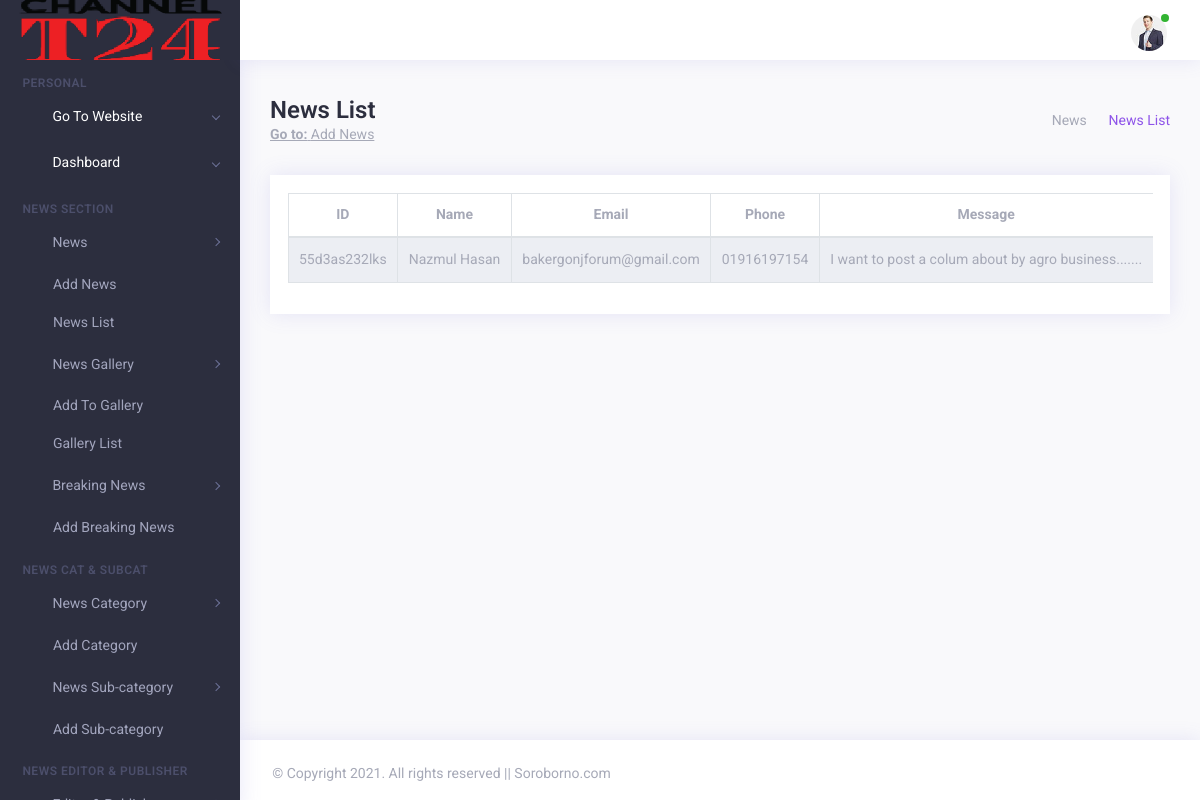
The page /ap/visitor/msg/list/ (signed in) on the database its author committed.
### adminPanel/models.py (models this page shows, shortened)
class SiteLogo(models.Model):
    logo = models.ImageField(upload_to="logos")
    added_at = models.DateField(auto_now_add=True)

class Message(models.Model):
    name = models.CharField(max_length=255)
    email = models.CharField(max_length=255)
    phone = models.CharField(max_length=255)
    msg = models.TextField()

### adminPanel/views.py (the view)
# urls.py: re_path(r'^ap/visitor/msg/list/$', views.ap_VisitorMsgList, name="apVisitorMessageList"),
@login_required(login_url='/ap/login/register')
def ap_VisitorMsgList(request):
    msg_list = Message.objects.all()
    userProfile = UserProfile.objects.filter(user=request.user).first()
    site_logo = SiteLogo.objects.filter().order_by('-pk').first()
    context = {
        'msg_list' : msg_list,
        'userProfile': userProfile,
        'site_logo': site_logo,
    }
    return render(request, "back-end/admin_panel/msg_list.html", context)

### core/templates/back-end/admin_panel/msg_list.html (shortened to what this page needs)
{% extends 'back-end/admin_panel/index.html' %}
{% load static %}
{% block main-block %}
<div class="app-main" id="main">
    <div class="container-fluid">
        <div class="row">
            <div class="col-xl-3"></div>
            <div class="col-xl-6">
            </div>
            <div class="col-xl-3"></div>
        </div>
        <div class="row">
            <div class="col-md-12 m-b-30">
                <div class="d-block d-sm-flex flex-nowrap align-items-center">
                    <div class="page-title mb-2 mb-sm-0">
                        <h1>News List</h1> <span style="text-decoration: underline;"><a href="/ap/add/news"><strong>Go to:</strong> Add News</a></span>
                    </div>
                    <div class="ml-auto d-flex align-items-center">
                        <nav>
                            <ol class="breadcrumb p-0 m-b-0">
                                <li class="breadcrumb-item">
                                    <a href="index.html"><i class="ti ti-home"></i></a>
                                </li>
                                <li class="breadcrumb-item">
                                    News
                                </li>
                                <li class="breadcrumb-item active text-primary" aria-current="page">News List</li>
                            </ol>
                        </nav>
                    </div>
                </div>
            </div>
        </div>
        <div class="row">
            <div class="col-lg-12">
                <div class="card card-statistics">
                    <div class="card-body">
                        <div class="datatable-wrapper table-responsive">
                            <table id="datatable" class="display compact table table-striped table-bordered">
                                <thead>
                                <tr>
                                    <th class="text-center">ID</th>
                                    <th class="text-center">Name</th>
                                    <th class="text-center">Email</th>
                                    <th class="text-center">Phone</th>
                                    <th class="text-center">Message</th>
                                </tr>
                                </thead>
                                <tbody>
                                {% if msg_list %}
                                {% for msg in msg_list %}
                                <tr>
                                    <td class="text-center">55d{{msg.pk}}as232lks</td>
                                    <td class="text-center">{{msg.name}}</td>
                                    <td class="text-center">{{msg.email}}</td>
                                    <td class="text-center">{{msg.phone}}</td>
                                    <td class="text-center">{{msg.msg}}</td>
                                </tr>
                                {% endfor %}
                                {% else %}
                                <h3>No Message found!</h3>
                                {% endif %}
                                </tbody>
                            </table>
                        </div>
                    </div>
                </div>
            </div>
        </div>
    </div>
</div>
{% endblock %}

### core/templates/back-end/admin_panel/index.html (shortened to what this page needs)
{% load static %}
<!DOCTYPE html>
<html lang="en">
<head>
    <link rel="stylesheet" type="text/css" href="{% static 'back-end/adminPanel/assets/css/vendors.css' %}" />
    <link rel="stylesheet" type="text/css" href="{% static 'back-end/adminPanel/assets/css/style.css' %}" />
</head>
<body>
    <div class="app">
        <div class="app-wrap">
            <header class="app-header top-bar">
                <nav class="navbar navbar-expand-md">
                    <div class="navbar-header d-flex align-items-center">
                        <a class="navbar-brand" href="/ap/home">
                            {% if site_logo %}
                            <img src="{{site_logo.logo.url}}" width="100%;" style="position: relative; left: -10px; " alt="loader">
                            {% else %}
                            <img src="{% static 'back-end/adminPanel/assets/img/loader/loader.svg' %}" alt="loader">
                            {% endif %}
                        </a>
                    </div>
                    <div class="collapse navbar-collapse" id="navbarSupportedContent">
                        <div class="navigation d-flex">
                            <ul class="navbar-nav nav-left">
                                <li class="nav-item">
                                    <a href="javascript:void(0)" class="nav-link sidebar-toggle">
                                        <i class="ti ti-align-right"></i>
                                    </a>
                                </li>
                                <li class="nav-item full-screen d-none d-lg-block" id="btnFullscreen">
                                    <a href="javascript:void(0)" class="nav-link expand">
                                    </a>
                                </li>
                            </ul>
                            <ul class="navbar-nav nav-right ml-auto">
                                <li class="nav-item">
                                    <a class="nav-link search" href="javascript:void(0)">
                                        <i class="ti ti-search"></i>
                                    </a>
                                </li>
                                <li class="nav-item dropdown user-profile">
                                    <a href="javascript:void(0)" class="nav-link dropdown-toggle " id="navbarDropdown4" role="button" data-toggle="dropdown" aria-haspopup="true" aria-expanded="false">
                                        {% if userProfile %}
                                        <img src="{{userProfile.profile_pic.url}}" alt="avtar-img">
                                        {% else %}
                                        <img src="{% static 'back-end/adminPanel/assets/img/avtar/02.jpg' %}" alt="avtar-img">
                                        {% endif %}
                                        <span class="bg-success user-status"></span>
                                    </a>
                                </li>
                            </ul>
                        </div>
                    </div>
                </nav>
            </header>
            <div class="app-container">
                <aside class="app-navbar">
                    <div class="sidebar-nav scrollbar scroll_light">
                        <ul class="metismenu " id="sidebarNav">
                            <li class="nav-static-title">Personal</li>
                            <li class="active">
                                <a class="has-arrow" href="/" target="_blank" aria-expanded="false">
                                    <i class="nav-icon ti ti-rocket"></i>
                                    <span class="nav-title">Go To Website</span>
                                </a>
                                <a class="has-arrow" href="/ap/home" aria-expanded="false">
                                    <i class="nav-icon fa fa-dashboard"></i>
                                    <span class="nav-title">Dashboard</span>
                                </a>
                            </li>
                            <li class="nav-static-title">News Section</li>
                            <li>
                                <a class="has-arrow" href="#" aria-expanded="false"> <i class="nav-icon ti ti-layout-grid4-alt"></i> <span class="nav-title">News</span> </a>
                                <ul aria-expanded="false">
                                    <li> <a href="/ap/add/news">Add News</a></li>
                                    <li> <a href="/ap/news/list">News List</a> </li>
                                </ul>
                            </li>
                            <li>
                                <a class="has-arrow" href="#" aria-expanded="false"> <i class="nav-icon ti ti-layout-grid4-alt"></i> <span class="nav-title">News Gallery</span> </a>
                                <ul aria-expanded="false">
                                    <li> <a href="/ap/news/gallery">Add To Gallery</a></li>
                                    <li> <a href="/ap/news/gallery/list">Gallery List</a> </li>
                                </ul>
                            </li>
                             <li>
                                <a class="has-arrow" href="#" aria-expanded="false"> <i class="nav-icon ti ti-layout-grid4-alt"></i> <span class="nav-title">Breaking News</span> </a>
                                <ul aria-expanded="false">
                                    <li> <a href="/ap/add/breaking/news">Add Breaking News</a></li>
                                </ul>
                            </li>
                            <li class="nav-static-title">News Cat & Subcat</li>
                            <li>
                                <a class="has-arrow" href="#" aria-expanded="false"> <i class="nav-icon ti ti-layout-grid4-alt"></i> <span class="nav-title">News Category</span> </a>
                                <ul aria-expanded="false">
                                    <li> <a href="/ap/add/news/category">Add Category</a> </li>
                                </ul>
                            </li>
                            <li>
                                <a class="has-arrow" href="#" aria-expanded="false"> <i class="nav-icon ti ti-layout-grid4-alt"></i> <span class="nav-title">News Sub-category</span> </a>
                                <ul aria-expanded="false">
                                    <li> <a href="/ap/add/news/subcat">Add Sub-category</a> </li>
                                </ul>
                            </li>
                            <li class="nav-static-title">News Editor & Publisher</li>
                            <li>
                                <a class="has-arrow" href="#" aria-expanded="false"> <i class="nav-icon ti ti-layout-grid4-alt"></i> <span class="nav-title">Editor & Publisher</span> </a>
                            </li>
                        </ul>
                    </div>
                </aside>
                {% block main-block %}
                {% endblock %}
            </div>
            <footer class="footer">
                <div class="row">
                    <div class="col-12 col-sm-6 text-center text-sm-left">
                        <p>&copy; Copyright 2021. All rights reserved || Soroborno.com</p>
                    </div>
                </div>
            </footer>
        </div>
    </div>
</body>
</html>

### rows shown on the page
SiteLogo: logo (picture)
Message: pk "3", name "Nazmul Hasan", email "bakergonjforum@gmail.com", phone "01916197154", msg "I want to post a colum about by agro business......."
